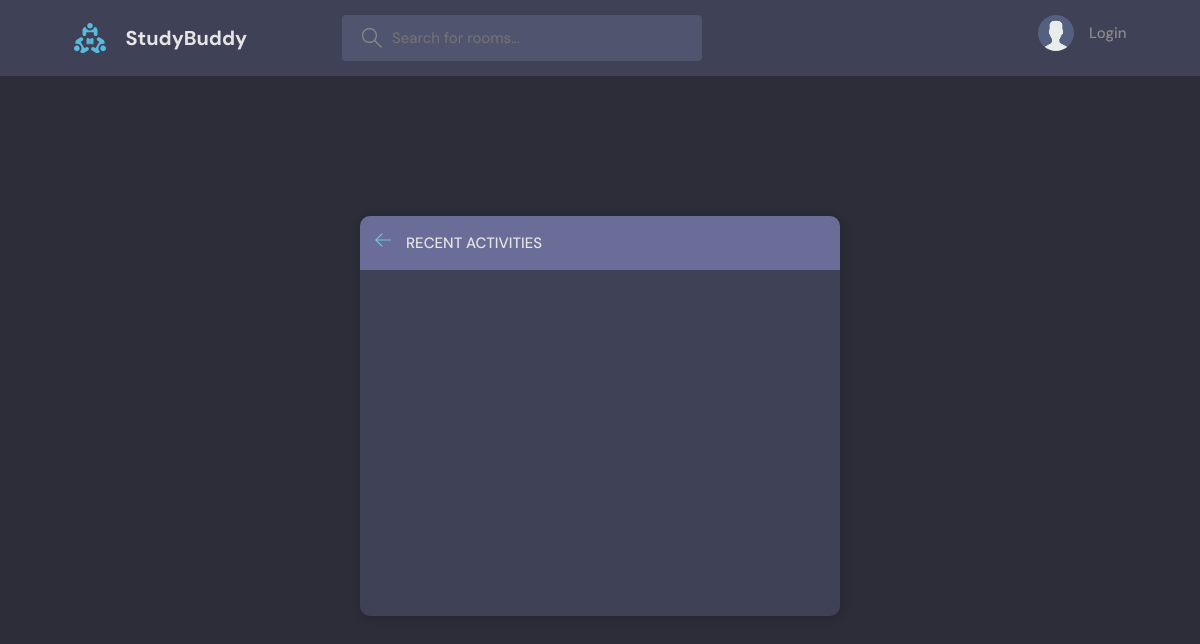
The page /recentActivities/ on the database as committed earlier.
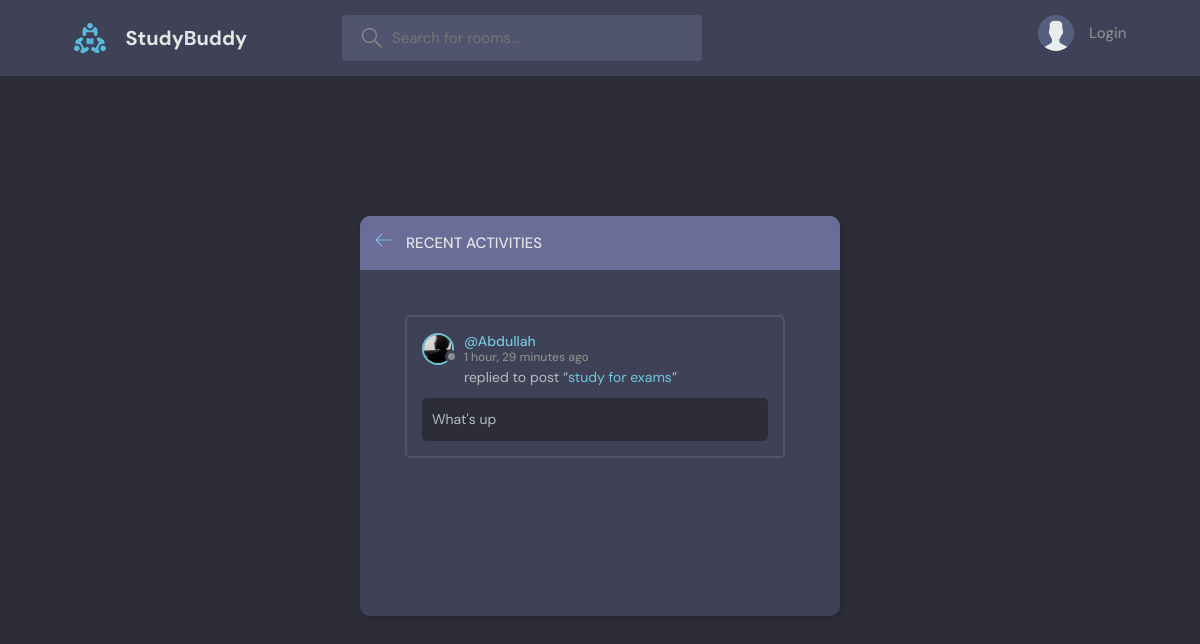
The same page on the database as committed later.
### base/models.py (models this page shows, shortened)
class Message(models.Model):
    user = models.ForeignKey(User, on_delete=models.CASCADE)
    room = models.ForeignKey(Room, on_delete=models.CASCADE)
    body = models.TextField()
    updated = models.DateTimeField(auto_now=True)
    created = models.DateTimeField(auto_now_add=True)
    class Meta:
        ordering = ['-updated', '-created']

class User(AbstractUser):
    name = models.CharField(max_length=200,null=True)
    email = models.EmailField(unique=True,null=True)
    bio = models.TextField(null=True)
    avatar = models.ImageField(default='avatar.svg',null=True)
    REQUIRED_FIELDS = []

class Room(models.Model):
    host = models.ForeignKey(User, on_delete=models.SET_NULL, null=True)
    topic = models.ForeignKey(Topic, on_delete=models.SET_NULL, null=True)
    name = models.CharField(max_length=200)
    participants = models.ManyToManyField(User,related_name="participants",blank=True)
    description = models.TextField(null=True, blank=True)
    updated = models.DateTimeField(auto_now=True)
    created = models.DateTimeField(auto_now_add=True)
    class Meta:
        ordering = ['-updated', '-created']

### base/views.py (the view)
# urls.py: path('recentActivities/',views.recentActivities,name="recentActivities"),
def recentActivities(request):
    q = request.GET.get('q', '')
    room_messages = Message.objects.filter(Q(room__topic__name__icontains = q))
    return render(request,'base/activity.html', {'room_messages' : room_messages})

### base/templates/base/activity.html (shortened to what this page needs)
{% extends 'main.html' %}
{% block content %}
<main class="layout">
  <div class="container">
    <div class="layout__box">
      <div class="layout__boxHeader">
        <div class="layout__boxTitle">
          <a href="{% url 'home' %}">
            <svg version="1.1" xmlns="http://www.w3.org/2000/svg" width="32" height="32" viewBox="0 0 32 32">
              <title>arrow-left</title>
              <path d="M13.723 2.286l-13.723 13.714 13.719 13.714 1.616-1.611-10.96-10.96h27.625v-2.286h-27.625l10.965-10.965-1.616-1.607z"></path>
            </svg>
          </a>
          <h3>Recent Activities</h3>
        </div>
      </div>
      <div class="activities-page layout__body" style="max-height: 300px; overflow-y: auto; padding-right: 10px; scrollbar-width: thin; scrollbar-color: black transparent;">
        {% for msg in room_messages %}
        <div class="activities__box">
          <div class="activities__boxHeader roomListRoom__header">
            <a href="{% url 'userProfile' msg.user.id %}" class="roomListRoom__author">
              <div class="avatar avatar--small">
                <img src="{{msg.user.avatar.url}}" />
              </div>
              <p>
                @{{msg.user}}
                <span>{{msg.created|timesince}} ago</span>
              </p>
            </a>
          </div>
          <div class="activities__boxContent">
            <p>replied to post “<a href="{% url 'room' msg.room.id %}">{{msg.room.name}}</a>”</p>
            <div class="activities__boxRoomContent">
              {{msg.body}}
            </div>
          </div>
        </div>
        {% endfor %}
      </div>
    </div>
  </div>
</main>
{% endblock content %}

Rows that differ between the two databases and show on the page:
added Message: user.avatar (picture), user "Abdullah", created "1 hour, 29 minutes", room.name "study for exams", body "What's up"
